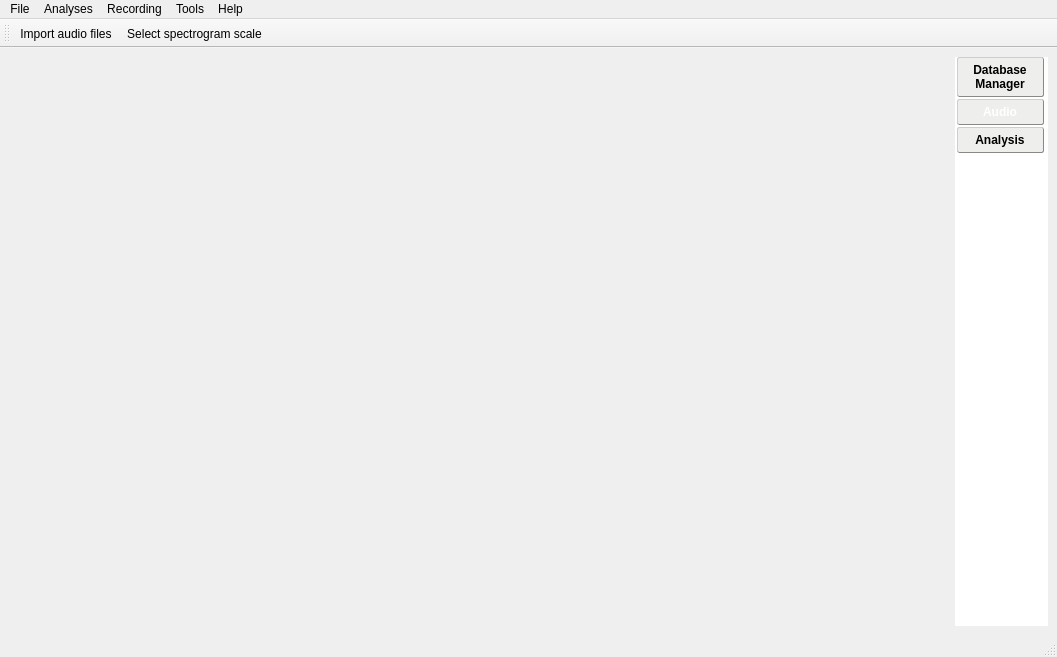
<?xml version="1.0" encoding="UTF-8"?>
<ui version="4.0">
 <class>Ecosongs</class>
 <widget class="QMainWindow" name="Ecosongs">
  <property name="geometry">
   <rect>
    <x>0</x>
    <y>0</y>
    <width>1057</width>
    <height>657</height>
   </rect>
  </property>
  <property name="sizePolicy">
   <sizepolicy hsizetype="Maximum" vsizetype="Expanding">
    <horstretch>0</horstretch>
    <verstretch>0</verstretch>
   </sizepolicy>
  </property>
  <property name="windowTitle">
   <string>MainWindow</string>
  </property>
  <widget class="QWidget" name="centralwidget">
   <property name="sizePolicy">
    <sizepolicy hsizetype="Preferred" vsizetype="Preferred">
     <horstretch>0</horstretch>
     <verstretch>0</verstretch>
    </sizepolicy>
   </property>
   <property name="autoFillBackground">
    <bool>true</bool>
   </property>
   <layout class="QHBoxLayout" name="horizontalLayout">
    <item>
     <widget class="QStackedWidget" name="pages">
      <property name="sizePolicy">
       <sizepolicy hsizetype="Preferred" vsizetype="Preferred">
        <horstretch>6</horstretch>
        <verstretch>0</verstretch>
       </sizepolicy>
      </property>
      <property name="autoFillBackground">
       <bool>false</bool>
      </property>
      <property name="currentIndex">
       <number>1</number>
      </property>
      <widget class="DBExplorer" name="db_page">
       <property name="autoFillBackground">
        <bool>true</bool>
       </property>
      </widget>
      <widget class="AudioManager" name="audio_page"/>
      <widget class="Analysis" name="analysis_page"/>
     </widget>
    </item>
    <item>
     <widget class="QListWidget" name="sidebar">
      <property name="enabled">
       <bool>true</bool>
      </property>
      <property name="sizePolicy">
       <sizepolicy hsizetype="Maximum" vsizetype="Expanding">
        <horstretch>0</horstretch>
        <verstretch>0</verstretch>
       </sizepolicy>
      </property>
      <property name="maximumSize">
       <size>
        <width>93</width>
        <height>16777215</height>
       </size>
      </property>
      <property name="font">
       <font>
        <weight>75</weight>
        <bold>true</bold>
       </font>
      </property>
      <property name="autoFillBackground">
       <bool>false</bool>
      </property>
      <property name="styleSheet">
       <string notr="true">#sidebar{
  	show-decoration-selected: 1; 
	outline:none;
}
#sidebar::item {
	border: 1 outset rgb(136, 138, 133);
	border-radius: 2;
	background-color: rgb(238, 238, 236);
	padding: 5 5 5 5;
	margin:0 2 2 2;
	width:75;
/*background-color:blue;*/
}


#sidebar::item:selected:!active {
    background: qlineargradient(x1: 0, y1: 0, x2: 0, y2: 1,
                                stop: 0 #ABAFE5, stop: 1 #8588B2);
}

#sidebar::item:selected:active {
    background: qlineargradient(x1: 0, y1: 0, x2: 0, y2: 1,
                                stop: 0 #6a6ea9, stop: 1 #888dd9);
	selection-background-color: green;
}

#sidebar::item:hover {
    background: qlineargradient(x1: 0, y1: 0, x2: 0, y2: 1,
                                stop: 0 #FAFBFE, stop: 1 #DCDEF1);
}

#sidebar::text:selected {
    border:none;
}</string>
      </property>
      <property name="frameShape">
       <enum>QFrame::NoFrame</enum>
      </property>
      <property name="lineWidth">
       <number>0</number>
      </property>
      <property name="horizontalScrollBarPolicy">
       <enum>Qt::ScrollBarAlwaysOff</enum>
      </property>
      <property name="sizeAdjustPolicy">
       <enum>QAbstractScrollArea::AdjustToContents</enum>
      </property>
      <property name="showDropIndicator" stdset="0">
       <bool>false</bool>
      </property>
      <property name="selectionBehavior">
       <enum>QAbstractItemView::SelectRows</enum>
      </property>
      <property name="iconSize">
       <size>
        <width>48</width>
        <height>48</height>
       </size>
      </property>
      <property name="flow">
       <enum>QListView::TopToBottom</enum>
      </property>
      <property name="viewMode">
       <enum>QListView::IconMode</enum>
      </property>
      <property name="wordWrap">
       <bool>true</bool>
      </property>
      <property name="currentRow">
       <number>1</number>
      </property>
      <item>
       <property name="text">
        <string>Database Manager</string>
       </property>
       <property name="font">
        <font>
         <weight>75</weight>
         <bold>true</bold>
        </font>
       </property>
       <property name="textAlignment">
        <set>AlignCenter</set>
       </property>
       <property name="icon">
        <iconset resource="resources/ecosongs.qrc">
         <normaloff>:/tango/db-manager</normaloff>:/tango/db-manager</iconset>
       </property>
       <property name="flags">
        <set>ItemIsSelectable|ItemIsEnabled</set>
       </property>
      </item>
      <item>
       <property name="text">
        <string>Audio</string>
       </property>
       <property name="font">
        <font>
         <weight>75</weight>
         <bold>true</bold>
        </font>
       </property>
       <property name="textAlignment">
        <set>AlignCenter</set>
       </property>
       <property name="icon">
        <iconset resource="resources/ecosongs.qrc">
         <normaloff>:/tango/audio</normaloff>:/tango/audio</iconset>
       </property>
       <property name="flags">
        <set>ItemIsSelectable|ItemIsEnabled</set>
       </property>
      </item>
      <item>
       <property name="text">
        <string>Analysis</string>
       </property>
       <property name="font">
        <font>
         <weight>75</weight>
         <bold>true</bold>
        </font>
       </property>
       <property name="textAlignment">
        <set>AlignCenter</set>
       </property>
       <property name="icon">
        <iconset resource="resources/ecosongs.qrc">
         <normaloff>:/tango/analysis</normaloff>:/tango/analysis</iconset>
       </property>
      </item>
     </widget>
    </item>
   </layout>
  </widget>
  <widget class="QMenuBar" name="menubar">
   <property name="geometry">
    <rect>
     <x>0</x>
     <y>0</y>
     <width>1057</width>
     <height>21</height>
    </rect>
   </property>
   <widget class="QMenu" name="menu_file">
    <property name="title">
     <string>File</string>
    </property>
    <addaction name="aOpen"/>
    <addaction name="separator"/>
    <addaction name="aOpen_db"/>
    <addaction name="aSave_db"/>
    <addaction name="aExport_db"/>
    <addaction name="separator"/>
    <addaction name="aExit"/>
   </widget>
   <widget class="QMenu" name="menu_help">
    <property name="title">
     <string>Help</string>
    </property>
    <addaction name="aHelp"/>
    <addaction name="separator"/>
    <addaction name="aAbout"/>
   </widget>
   <widget class="QMenu" name="menu_tools">
    <property name="title">
     <string>Tools</string>
    </property>
    <addaction name="wac2wav"/>
    <addaction name="aSettings"/>
   </widget>
   <widget class="QMenu" name="menu_analyses">
    <property name="title">
     <string>Analyses</string>
    </property>
   </widget>
   <widget class="QMenu" name="menu_recording">
    <property name="title">
     <string>Recording</string>
    </property>
    <widget class="QMenu" name="menu_calculate">
     <property name="title">
      <string>Calculate...</string>
     </property>
     <addaction name="action_ACI"/>
    </widget>
    <addaction name="menu_calculate"/>
    <addaction name="separator"/>
    <addaction name="action_2wav"/>
    <addaction name="action_details"/>
   </widget>
   <addaction name="menu_file"/>
   <addaction name="menu_analyses"/>
   <addaction name="menu_recording"/>
   <addaction name="menu_tools"/>
   <addaction name="menu_help"/>
  </widget>
  <widget class="QStatusBar" name="statusbar"/>
  <widget class="QToolBar" name="toolBar">
   <property name="windowTitle">
    <string>toolBar</string>
   </property>
   <attribute name="toolBarArea">
    <enum>TopToolBarArea</enum>
   </attribute>
   <attribute name="toolBarBreak">
    <bool>false</bool>
   </attribute>
   <addaction name="action_import_files"/>
   <addaction name="aSpecScale"/>
  </widget>
  <action name="aAbout">
   <property name="text">
    <string>About</string>
   </property>
  </action>
  <action name="aHelp">
   <property name="text">
    <string>Help</string>
   </property>
  </action>
  <action name="aOpen">
   <property name="text">
    <string>Open File(s)</string>
   </property>
  </action>
  <action name="aExit">
   <property name="text">
    <string>Exit</string>
   </property>
  </action>
  <action name="wac2wav">
   <property name="text">
    <string>Convert WAC files</string>
   </property>
  </action>
  <action name="aOpen_db">
   <property name="text">
    <string>Load database</string>
   </property>
  </action>
  <action name="aSave_db">
   <property name="text">
    <string>Save database</string>
   </property>
  </action>
  <action name="aExport_db">
   <property name="text">
    <string>Export database</string>
   </property>
  </action>
  <action name="action_ACI">
   <property name="text">
    <string>Acoustic Complexity Index (ACI)</string>
   </property>
  </action>
  <action name="action_details">
   <property name="text">
    <string>Show Details</string>
   </property>
  </action>
  <action name="action_2wav">
   <property name="text">
    <string>Convert to wav</string>
   </property>
  </action>
  <action name="aSettings">
   <property name="text">
    <string>Settings</string>
   </property>
  </action>
  <action name="aSpecScale">
   <property name="checkable">
    <bool>true</bool>
   </property>
   <property name="text">
    <string>Select spectrogram scale</string>
   </property>
  </action>
  <action name="action_import_files">
   <property name="icon">
    <iconset resource="resources/ecosongs.qrc">
     <normaloff>:/tango/file-new</normaloff>:/tango/file-new</iconset>
   </property>
   <property name="text">
    <string>Import audio files</string>
   </property>
   <property name="toolTip">
    <string>Import audio files</string>
   </property>
  </action>
 </widget>
 <customwidgets>
  <customwidget>
   <class>DBExplorer</class>
   <extends>QWidget</extends>
   <header>gui.widgets.dbmanager.dbexplorer.h</header>
   <container>1</container>
  </customwidget>
  <customwidget>
   <class>AudioManager</class>
   <extends>QWidget</extends>
   <header>gui.widgets.audio.audiomanager.h</header>
   <container>1</container>
  </customwidget>
  <customwidget>
   <class>Analysis</class>
   <extends>QWidget</extends>
   <header>gui.widgets.analysis.analysis.h</header>
   <container>1</container>
  </customwidget>
 </customwidgets>
 <resources>
  <include location="resources/ecosongs.qrc"/>
 </resources>
 <connections/>
</ui>
